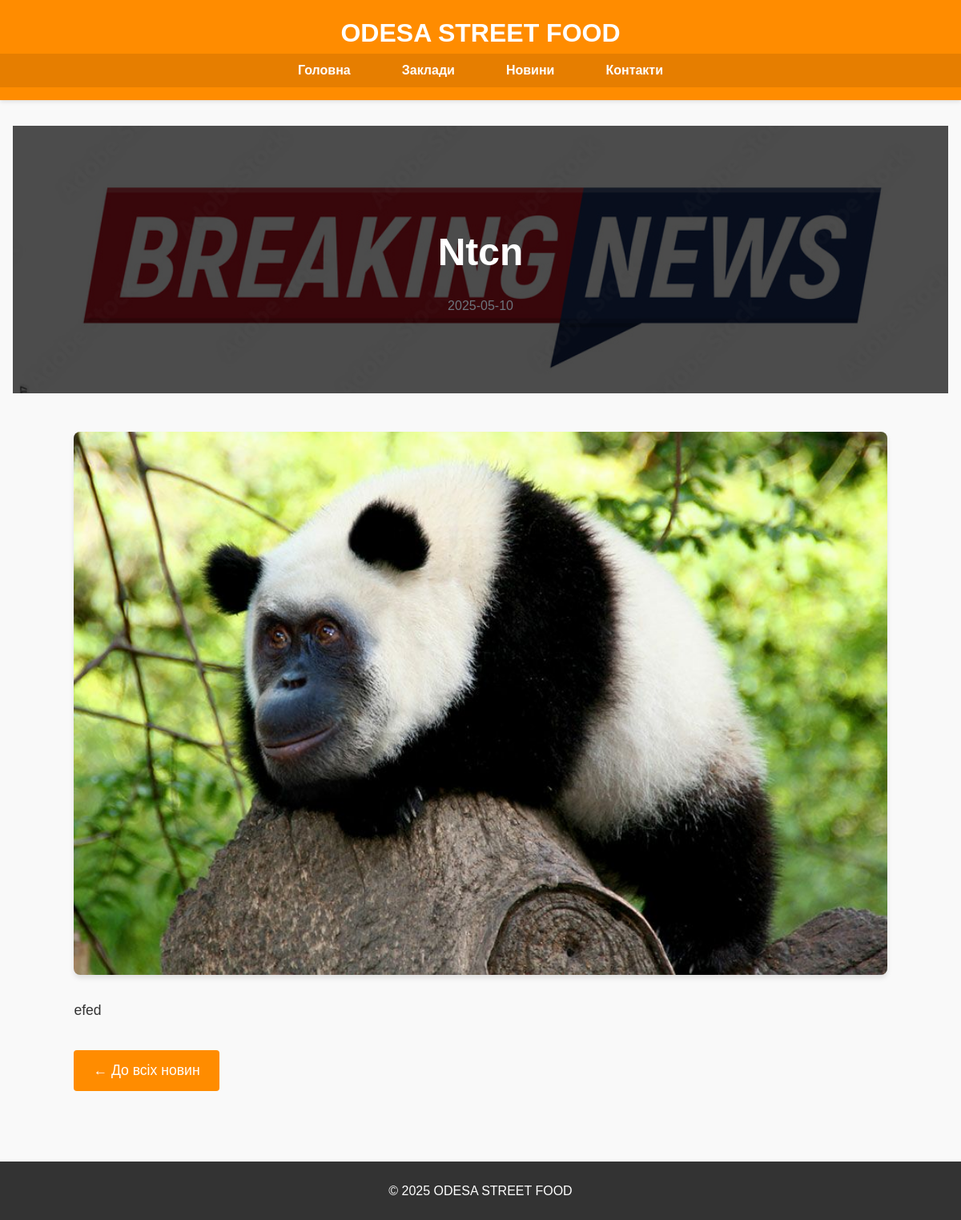
/news/6, run on the app's committed database.
### tables this page shows
CREATE TABLE news
                 (
                     id
                     INTEGER
                     PRIMARY
                     KEY
                     AUTOINCREMENT,
                     title
                     TEXT
                     NOT
                     NULL,
                     date
                     TEXT
                     NOT
                     NULL,
                     content
                     TEXT
                     NOT
                     NULL,
                     image
                     TEXT
                     NOT
                     NULL
                 );

### app.py (the view)
@app.route('/news/<int:news_id>')
def news_item(news_id):
    conn = sqlite3.connect('news.db')
    c = conn.cursor()
    c.execute("SELECT * FROM news WHERE id = ?", (news_id,))
    news_item = dict(zip(['id', 'title', 'date', 'content', 'image'], c.fetchone()))
    conn.close()
    return render_template('news_item.html', now=datetime.now(), news_item=news_item)

### templates/news_item.html (shortened to what this page needs)
{% extends "base.html" %}
{% block content %}
<section class="news-header">
    <h1>{{ news_item.title }}</h1>
    <p class="news-date">{{ news_item.date }}</p>
</section>
<section class="news-single">
    <div class="container">
        <div class="news-image-full">
            <img src="{{ url_for('static', filename='images/news/' + news_item.image) }}" alt="{{ news_item.title }}">
        </div>
        <div class="news-content-full">
            <p>{{ news_item.content }}</p>
            <a href="/news" class="btn">← До всіх новин</a>
        </div>
    </div>
</section>
{% endblock %}

### static/css/style.css (style rules this page uses)
body { font-family: 'Arial', sans-serif; margin: 0; padding: 0; line-height: 1.6; color: #333; background-color: #f9f9f9; }
.container { width: 90%; max-width: 1200px; margin: 0 auto; }
.btn { display: inline-block; background: #ff8c00; color: white; padding: 0.7rem 1.5rem; border-radius: 4px; text-decoration: none; margin-top: 1rem; transition: background 0.3s; }
.news-header { background: linear-gradient(rgba(0,0,0,0.7), rgba(0,0,0,0.7)), url('../images/news-bg.jpg'); background-size: cover; background-position: center; color: white; text-align: center; padding: 5rem 0; margin-bottom: 3rem; }
.news-header h1 { font-size: 3rem; margin-bottom: 1rem; }
.news-date { color: #ff8c00; font-size: 0.9rem; }
.news-date { color: #6c757d; font-size: 1rem; display: block; margin-top: 10px; }
.news-single { max-width: 1200px; margin: 0 auto; padding: 0 20px; }
.news-image-full { margin-bottom: 30px; border-radius: 8px; overflow: hidden; box-shadow: 0 4px 6px rgba(0, 0, 0, 0.1); }
.news-image-full img { width: 100%; height: auto; display: block; transition: transform 0.3s ease; }
.news-content-full { line-height: 1.6; font-size: 1.1rem; color: #333; padding-bottom: 40px; }
.news-content-full p { margin-bottom: 20px; }

### data on the page
news: title "Ntcn", date "2025-05-10", image (picture), content "efed"
